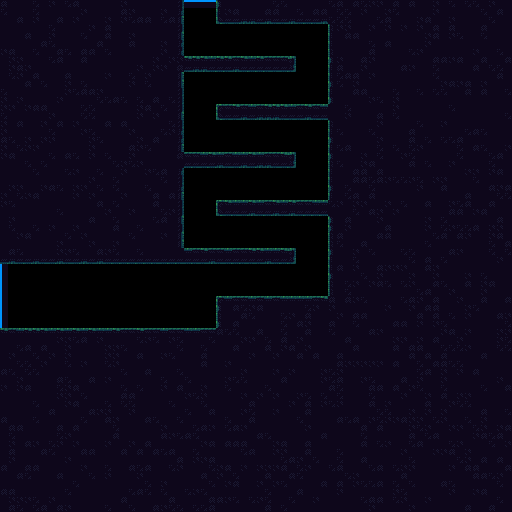

This game map was drawn from its Tiled (.tmx) file and the tilesets committed beside it. A one-line description and the trimmed map source follow:
An orthogonal 64x64 tile map with 8x8 px tiles, 2 tile layers (Background, Walls) and 5 objects (2x west, 2x north, item).

<map version="1.10" tiledversion="1.11.0" orientation="orthogonal" renderorder="right-down" width="64" height="64" tilewidth="8" tileheight="8" infinite="0" nextlayerid="7" nextobjectid="20">
 <tileset firstgid="1" name="tiles" tilewidth="8" tileheight="8" tilecount="504" columns="24">
  <image source="../Tilesets/tiles.png" width="192" height="168" />
  <tile id="50" probability="0.3" />
  <tile id="51" probability="0.3" />
  <tile id="52" probability="0.3" />
  <tile id="65">
   <properties>
    <property name="nez:isOneWayPlatform" value="true" />
   </properties>
  </tile>
  <tile id="66">
   <properties>
    <property name="nez:isOneWayPlatform" value="true" />
   </properties>
  </tile>
  <tile id="67">
   <properties>
    <property name="nez:isOneWayPlatform" value="true" />
   </properties>
  </tile>
  <tile id="68">
   <properties>
    <property name="nez:isOneWayPlatform" value="true" />
   </properties>
  </tile>
  <tile id="69">
   <properties>
    <property name="nez:isOneWayPlatform" value="true" />
   </properties>
  </tile>
  <wangsets>
   <wangset name="Mixed Set" type="mixed" tile="-1">
    <wangcolor name="Dirt" color="#ff0000" tile="-1" probability="1" />
    <wangtile tileid="25" wangid="1,1,0,0,0,1,1,1" />
    <wangtile tileid="26" wangid="1,1,0,0,0,0,0,1" />
    <wangtile tileid="27" wangid="1,1,0,0,0,0,0,1" />
    <wangtile tileid="28" wangid="1,1,0,0,0,0,0,1" />
    <wangtile tileid="29" wangid="1,1,1,1,0,0,0,1" />
    <wangtile tileid="49" wangid="0,0,0,0,0,1,1,1" />
    <wangtile tileid="53" wangid="0,1,1,1,0,0,0,0" />
    <wangtile tileid="73" wangid="0,0,0,0,0,1,1,1" />
    <wangtile tileid="77" wangid="0,1,1,1,0,0,0,0" />
    <wangtile tileid="97" wangid="0,0,0,0,0,1,1,1" />
    <wangtile tileid="101" wangid="0,1,1,1,0,0,0,0" />
    <wangtile tileid="121" wangid="0,0,0,1,1,1,1,1" />
    <wangtile tileid="122" wangid="0,0,0,1,1,1,0,0" />
    <wangtile tileid="123" wangid="0,0,0,1,1,1,0,0" />
    <wangtile tileid="124" wangid="0,0,0,1,1,1,0,0" />
    <wangtile tileid="125" wangid="0,1,1,1,1,1,0,0" />
   </wangset>
  </wangsets>
 </tileset>
 <layer id="2" name="Background" width="64" height="64">
  <data>[4096 cells, 12 non-empty, 2 distinct tile ids]</data>
 </layer>
 <layer id="1" name="Walls" width="64" height="64">
  <data>[4096 cells, 3412 non-empty, 25 distinct tile ids]</data>
 </layer>
 <objectgroup color="#00ff00" id="3" name="SpawnPoints">
  <object id="3" name="west" x="16" y="320">
   <point />
  </object>
  <object id="4" name="north" x="200" y="48">
   <point />
  </object>
  <object id="5" name="item" x="320" y="288">
   <point />
  </object>
 </objectgroup>
 <objectgroup color="#0055ff" id="5" name="Teleporters">
  <object id="14" name="north" x="184" y="0" width="32.0057" height="2" />
  <object id="19" name="west" x="0" y="263.996" width="1.90909" height="64.0147" />
 </objectgroup>
 <objectgroup color="#ff0000" id="6" name="DangerZones" />
</map>
